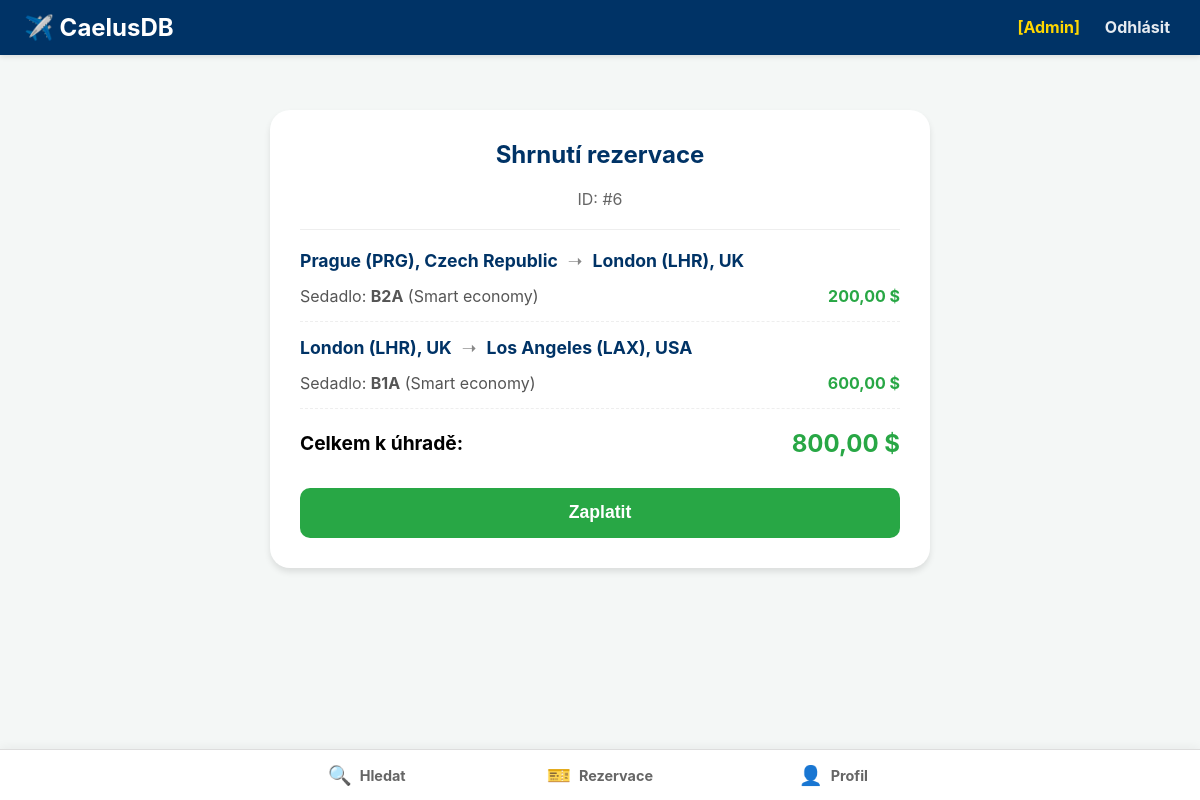
The app's page /platba/6/ (signed in) with its own data.
### main/models.py (models this page shows, shortened)
class Rezervace(models.Model):
    datum_rezervace = models.DateTimeField(auto_now_add=True)  # time (automaticky)
    celkova_cena = models.DecimalField(max_digits=10, decimal_places=2)  # int
    STATUS_CHOICES = [
        ('NEZAPLACENO', 'Nezaplaceno'),
        ('ZAPLACENO', 'Zaplaceno'),
        ('STORNOVANO', 'Stornováno'),
    ]
    status_platby = models.CharField(
        max_length=20,
        choices=STATUS_CHOICES,
        default='NEZAPLACENO'
    )
    id_uzivatele = models.ForeignKey(settings.AUTH_USER_MODEL, on_delete=models.PROTECT)

class Letenky(models.Model):
    cislo_sedadla = models.CharField(max_length=4)  # text
    cena_letenky = models.DecimalField(max_digits=10, decimal_places=2)  # int
    id_rezervace = models.ForeignKey(Rezervace, on_delete=models.CASCADE)
    id_letu = models.ForeignKey(Lety, on_delete=models.CASCADE)
    id_tridy = models.ForeignKey(TridySedadel, on_delete=models.PROTECT)

class Lety(models.Model):
    cislo_letu = models.CharField(max_length=10)  # text
    cas_odletu = models.DateTimeField()  # time
    cas_priletu = models.DateTimeField()  # time
    id_letiste_odletu = models.ForeignKey(Letiste, on_delete=models.PROTECT, related_name="odlety")
    id_letiste_priletu = models.ForeignKey(Letiste, on_delete=models.PROTECT, related_name="prilety")
    id_letadla = models.ForeignKey(Letadla, on_delete=models.PROTECT)
    id_aerolinky = models.ForeignKey(Aerolinky, on_delete=models.PROTECT)
    posadka = models.ManyToManyField(
        settings.AUTH_USER_MODEL,  # vazba na Uzivatel
        related_name="lety"  # Umožní najít všechny lety pro daného uživatele (clena posadky)
    )

class Letiste(models.Model):
    nazev_letiste = models.CharField(max_length=255)  # text
    kod_iata = models.CharField(max_length=3, unique=True)  # text
    mesto = models.CharField(max_length=100)  # text
    zeme = models.CharField(max_length=100)  # text

class TridySedadel(models.Model):
    nazev_tridy = models.CharField(max_length=100)  # text
    popis = models.TextField(blank=True, null=True)  # text
    id_aerolinky = models.ForeignKey(
        Aerolinky,
        on_delete=models.CASCADE,  # Pokud smažu aerolinku, smažou se i její třídy
        null=True,  # Povoluje NULL pro globální třídy
        blank=True
    )

### main/views.py (the view)
# urls.py: path('platba/<int:rezervace_id>/', views.platba, name='platba'),
def platba(request, rezervace_id):
    rezervace = get_object_or_404(Rezervace, pk=rezervace_id, id_uzivatele=request.user)
    if request.method == 'POST':
        rezervace.status_platby = 'ZAPLACENO'
        rezervace.save()
        return redirect('potvrzeni_platby', rezervace_id=rezervace.id)
    return render(request, 'main/platba.html', {'rezervace': rezervace})

### main/templates/main/platba.html (shortened to what this page needs)
{% extends 'main/base.html' %}
{% block content %}
<div style="max-width: 600px; margin: 40px auto; background: white; padding: 30px; border-radius: 20px; box-shadow: 0 4px 6px rgba(0,0,0,0.1);">
    <h2 style="text-align: center; margin-top: 0; color: #003366;">Shrnutí rezervace</h2>
    <div style="text-align: center; color: #666; margin-bottom: 20px;">ID: #{{ rezervace.id }}</div>
    <hr style="border: 0; border-top: 1px solid #eee; margin: 20px 0;">
    {% for letenka in rezervace.letenky_set.all %}
    <div style="margin-bottom: 15px; padding-bottom: 15px; border-bottom: 1px dashed #eee;">
        <div class="route-header">
            <div class="route-city">
                {{ letenka.id_letu.id_letiste_odletu.mesto }}
                ({{ letenka.id_letu.id_letiste_odletu.kod_iata }}),
                {{ letenka.id_letu.id_letiste_odletu.zeme }}
            </div>
            <div class="route-arrow">➝</div>
            <div class="route-city">
                {{ letenka.id_letu.id_letiste_priletu.mesto }}
                ({{ letenka.id_letu.id_letiste_priletu.kod_iata }}),
                {{ letenka.id_letu.id_letiste_priletu.zeme }}
            </div>
        </div>
        <div style="display: flex; justify-content: space-between; color: #555; margin-top: 10px;">
          <span>Sedadlo: <strong>{{ letenka.cislo_sedadla }}</strong> ({{ letenka.id_tridy.nazev_tridy }})</span>
            <span style="color: #28a745; font-weight: bold; font-size: 1rem;">{{ letenka.cena_letenky }} $</span>
        </div>
    </div>
    {% endfor %}
    <div style="display: flex; justify-content: space-between; align-items: center; margin-top: 20px; font-size: 1.2rem;">
        <strong>Celkem k úhradě:</strong>
        <span style="color: #28a745; font-weight: bold; font-size: 1.5rem;">{{ rezervace.celkova_cena }} $</span>
    </div>
    <form method="POST" action=".">
        <button type="submit" class="btn btn-success" style="width: 100%; margin-top: 30px; height: 50px; font-size: 1.1rem; border-radius: 10px;">
            Zaplatit
        </button>
    </form>
</div>
{% endblock %}

### main/templates/main/base.html (style rules this page uses)
body { font-family: -apple-system, BlinkMacSystemFont, "Segoe UI", Roboto, Helvetica, Arial, sans-serif; margin: 0; padding: 0; background-color: #f4f7f6; padding-bottom: 70px; padding-top: 70px; }
.btn { padding: 10px 20px; border: none; cursor: pointer; border-radius: 10px; text-decoration: none; display: inline-block; font-weight: bold; }
.btn-success { background-color: #28a745; color: white; }

### main/templates/main/platba.html (style rules this page uses)
.route-header { margin-top: 0; padding-bottom: 5px; color: #003366; font-size: 1.1rem; font-weight: bold; display: flex; align-items: center; gap: 10px; flex-wrap: wrap; }
.route-arrow { color: #888; font-weight: normal; }

### records on screen
Rezervace: id "6", celkova_cena "800,00"
Letenky: id_letu.id_letiste_odletu.mesto "Prague", id_letu.id_letiste_odletu.kod_iata "PRG", id_letu.id_letiste_odletu.zeme "Czech Republic", id_letu.id_letiste_priletu.mesto "London", id_letu.id_letiste_priletu.kod_iata "LHR", id_letu.id_letiste_priletu.zeme "UK", cislo_sedadla "B2A", id_tridy.nazev_tridy "Smart economy", cena_letenky "200,00"
Letenky: id_letu.id_letiste_odletu.mesto "London", id_letu.id_letiste_odletu.kod_iata "LHR", id_letu.id_letiste_odletu.zeme "UK", id_letu.id_letiste_priletu.mesto "Los Angeles", id_letu.id_letiste_priletu.kod_iata "LAX", id_letu.id_letiste_priletu.zeme "USA", cislo_sedadla "B1A", id_tridy.nazev_tridy "Smart economy", cena_letenky "600,00"
